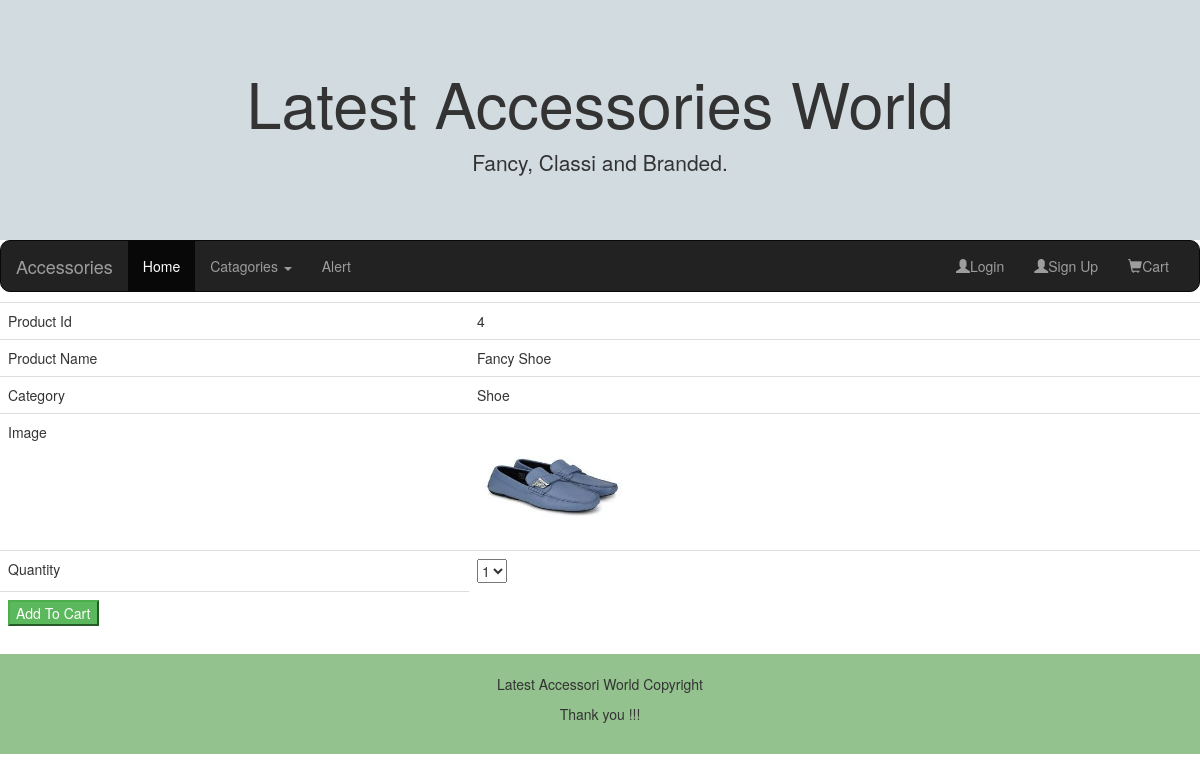
Page /ViewDetails/4 on the committed database.
### Admin/models.py (models this page shows, shortened)
class Product(models.Model):
    product_name = models.CharField(max_length=20)
    price = models.FloatField(default=200)
    imgurl = models.ImageField(upload_to="images")
    cat_id = models.ForeignKey(Category,on_delete=models.CASCADE)
    class Meta:
        db_table = "Product"

class Category(models.Model):
    category_name = models.CharField(max_length=20)
    def __str__(self):
        return self.category_name
    class Meta:
        db_table = "Category"

### User/views.py (the view)
# urls.py: path('ViewDetails/<product_id>', views.ViewDetails),
def ViewDetails(request,product_id):  # through this only one product comes
    cats = Category.objects.all()
    p1 = Product.objects.get(id=product_id)
    return render(request,"ViewDetails.html",{"product":p1, "cats":cats})

### User/templates/ViewDetails.html (shortened to what this page needs)
{%extends "master.html"%}
{%block content%}
<form method="post" action="/AddToCart">
<table class="table">
        <tr><td>Product Id</td>
            <td>{{product.id}}
            </td>
        </tr>
        <tr><td>Product Name</td>
            <td>{{product.product_name}}</td>
        </tr>
        <tr><td>Category</td>
            <td>{{product.cat_id}}</td>
        </tr>
        <tr><td>Image</td>
            <td>
                <img src="{{product.imgurl.url}}" height="120" width="150"/>
            </td>
        </tr>
        <tr>
            <td>Quantity</td>
            <td>
                <select name="qty"><option>1</option>
                <option>5</option></select>
            </td>
        </tr>
        <tr>
            <td>
                <button type="submit" class="button btn-success">Add To Cart</button>
            </td>
        </tr>
</table>
</form>
{%endblock%}

### rows in the picture
Product: id "4", product_name "Fancy Shoe", cat_id "Shoe", imgurl (picture)
